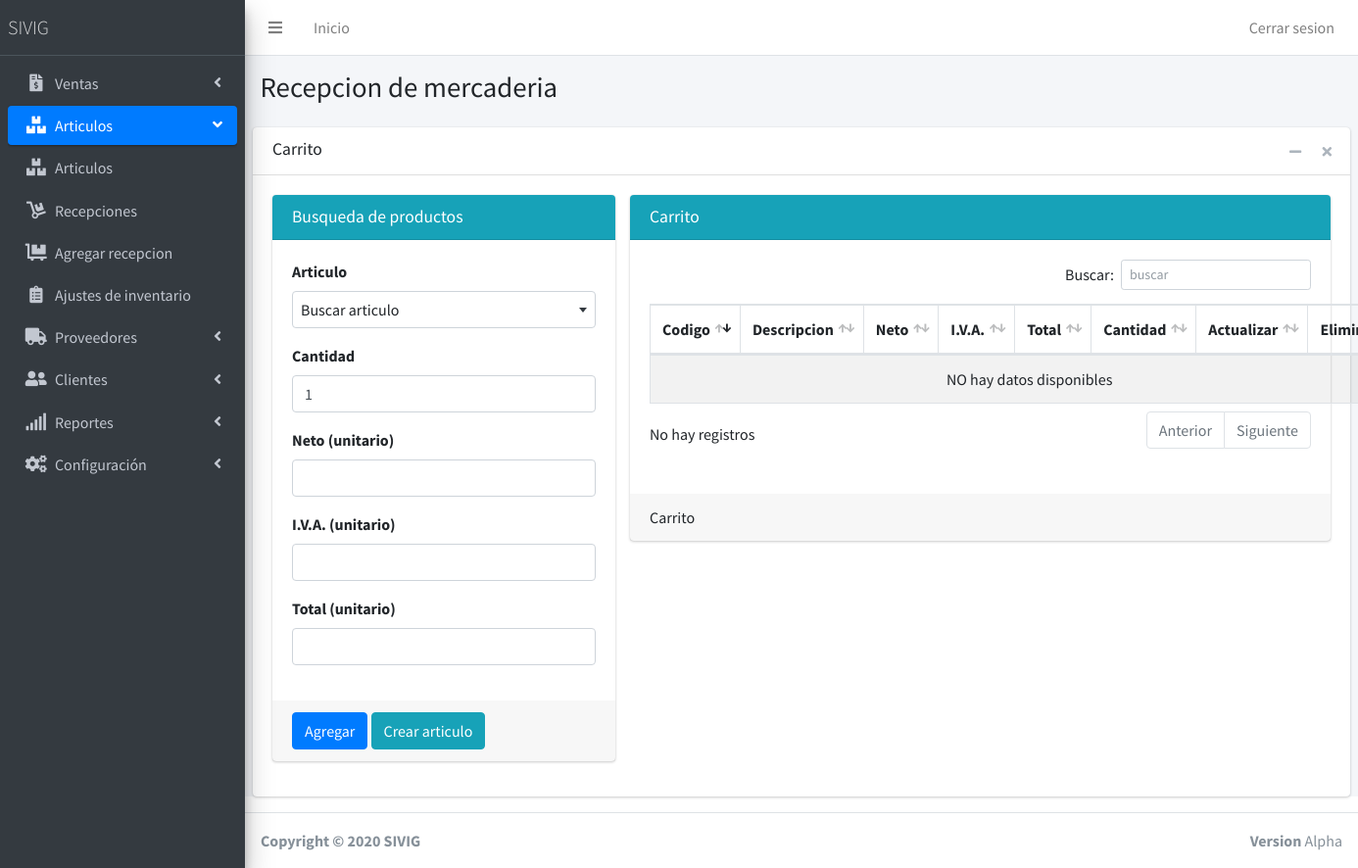
The app's page /AgregarRecepcion (signed in), older data.
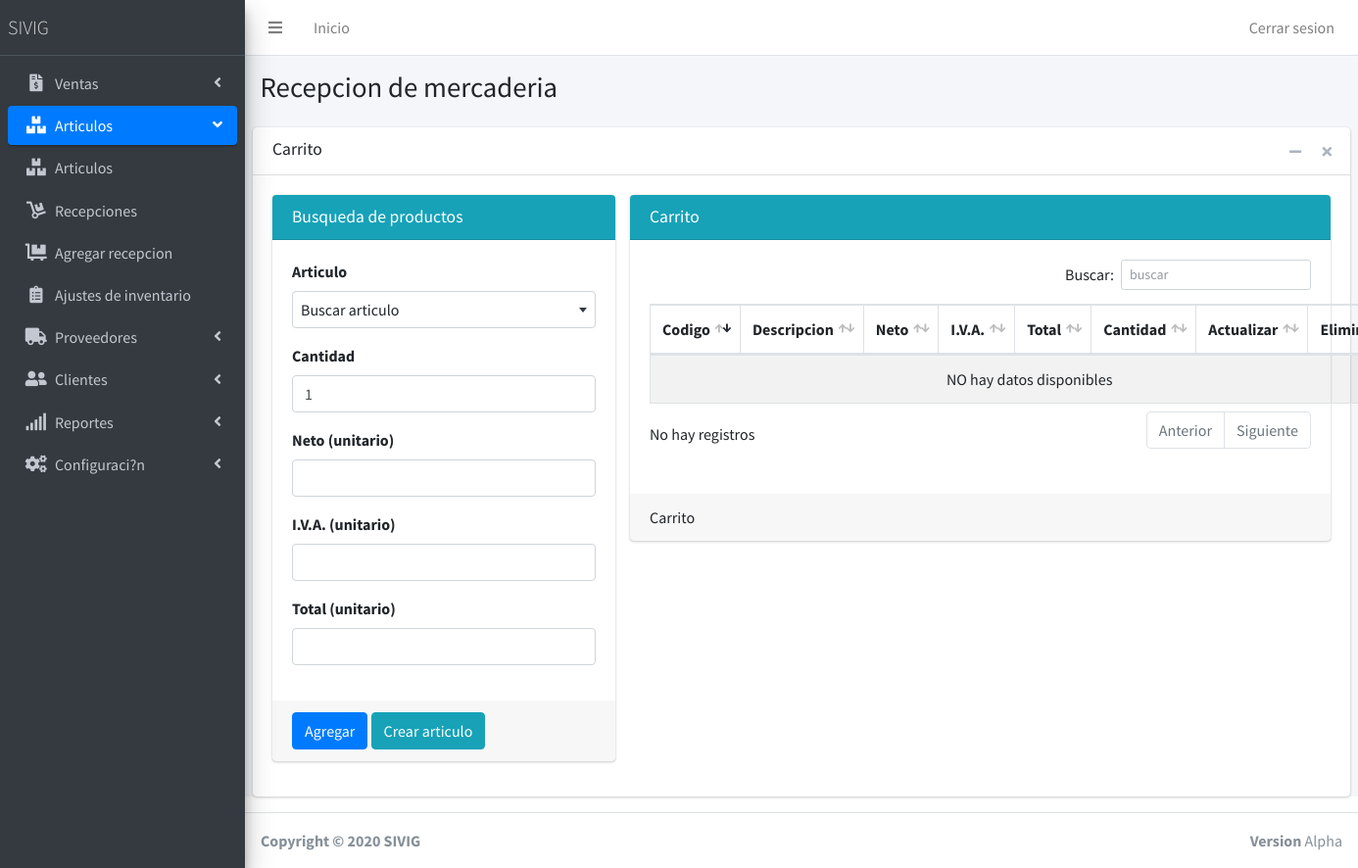
The same page, newer data.
### tables this page shows
CREATE TABLE `grupospaginas` (
  `idgrupo` int(11) NOT NULL AUTO_INCREMENT,
  `nombregrupo` varchar(120) NOT NULL,
  `imagengrupo` varchar(120) NOT NULL,
  `posicion` int(11) NOT NULL,
  PRIMARY KEY (`idgrupo`)
);

### Model/dbConection.php (called while the page is built)
<?php
class DB
{
	private $host;
	private $db;
	private $user;
	private $password;
	public function __construct()
	{
		$this->host = 'localhost';
		$this->db = 'sivig_old';
		$this->user = 'root';
		$this->password = '';
	}
	public function connect()
	{
		try {
			$connection = "mysql:host=" . $this->host . ";dbname=" . $this->db;
			$options = [
				PDO::ATTR_ERRMODE => PDO::ERRMODE_EXCEPTION,
				PDO::ATTR_EMULATE_PREPARES => false,
				PDO::MYSQL_ATTR_INIT_COMMAND => "SET NAMES utf8",
			];
			$pdo = new PDO($connection, $this->user, $this->password, $options);
			return $pdo;
		} catch (PDOException $e) {
			print_r('Error conenection: ' . $e->getMessage());
		}
	}
}
 ?>

### Controller/MenuController.php (called while the page is built, shortened)
<?php
include 'Model/dbConection.php';
class Menu extends DB{
        public function GetGrupoPagina($idpagina){
            $query = $this->connect()->prepare('SELECT grupopagina FROM paginas WHERE Idpagina = :idpagina');
            $query->execute(['idpagina' => $idpagina]);
            foreach ($query as $a) {
                $idgrupo = $a[0];
            }
        return $idgrupo;
    }
        public function GetGrupos(){
            $query = $this->connect()->prepare('SELECT * FROM grupospaginas ORDER BY posicion ASC');
            $query->execute();
            $grupos = array();
            foreach ($query as $g) {
                array_push($grupos, $g);
            }
            return $grupos;
           }
}
?>

### AgregarRecepcion.php (the view, shortened to what the changed rows need)
<?php
$idpagina = 8;
include 'includes/partials/header.php';
include 'includes/partials/menu.php';
?>
<div class="content-wrapper">
  <section class="content-header">
    <div class="container-fluid">
      <div class="row mb-2">
        <div class="col-sm-6">
          <h1>Recepcion de mercaderia</h1>
        </div>
      </div>
    </div>
  </section>
  <section class="content">
    <div class="card">
      <div class="card-body">
        <div class="row">
          <div class="col-md-8">
            <div class="card card-info">
              <div class="card-body">
                <table id="tabla2" class="table table-bordered table-striped">
                  <thead>
                    <tr>
                      <th>Codigo</th>
                      <th>Descripcion</th>
                      <th style="width: 90px">Neto</th>
                      <th style="width: 90px">I.V.A.</th>
                      <th style="width: 90px">Total</th>
                      <th style="width: 60px">Cantidad</th>
                      <th style="width: 60px">Actualizar</th>
                      <th style="width: 60px">Eliminar</th>
                    </tr>
                  </thead>
                </table>
              </div>
            </div>
          </div>
        </div>
      </div>
    </div>
  </section>
</div>
<?php
include 'includes/partials/footer.php';
?>

### Includes/partials/menu.php (shortened to what the changed rows need)
<div class="wrapper">
    <aside class="main-sidebar sidebar-dark-primary elevation-4">
      <div class="sidebar">
        <nav class="mt-2">
          <ul class="nav nav-pills nav-sidebar flex-column" data-widget="treeview" role="menu" data-accordion="false">
                 <li class="nav-item has-treeview">
                <?php
        require './Controller/MenuController.php';
        $menu = new Menu();
        $activog = "";
        $open = "";
        $grupos = $menu->GetGrupos();
        if ($idpagina == 0) {
          $idgrupoactivo = 0;
        }else{
          $idgrupoactivo = $menu->GetGrupoPagina($idpagina);
        }
        foreach ($grupos as $g) {
          if($idgrupoactivo === $g['idgrupo']){
            $activog = "active";
            $open = "menu-open";
          }else{
            $activog = "";
            $open = "";
          }
          echo '
          <li class="nav-item has-treeview '.$open.'">
          <a href="#" class="nav-link '.$activog.'">
            <i class="nav-icon '. $g['imagengrupo'] .'"></i>
            <p>
              '. $g['nombregrupo'].'
              <i class="right fas fa-angle-left"></i>
            </p>
          </a>
          <ul class="nav nav-treeview">';
      echo '
          </ul>
         ';
      echo '
      </li>
     ';
        }
        ?>
                </ul>
        </nav>
      </div>
    </aside>

Row changes from the older to the newer data that the page shows:
changed grupospaginas: nombregrupo "Configuración" → "Configuraci?n"
